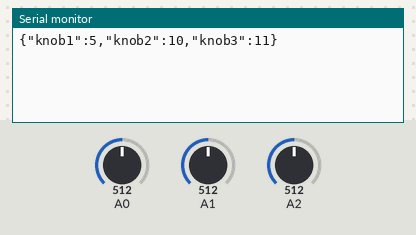
Simulated run of this sketch. Board: Arduino Uno, built with avr-gcc and run on an emulated ATmega328P. Parts: the last lines printed to the serial monitor. The test bench sets the inputs (shaded band); at power-on: A1 = 512, A2 = 512, A0 = 512.

Above: at 1.2 s.
1.3 s: A1 set to 716
At 2.2 s:
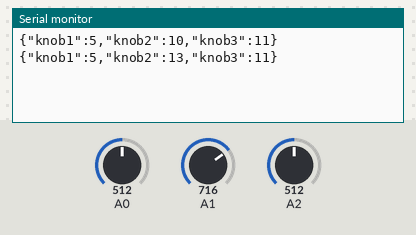
2.8 s: A2 set to 716
At 3.4 s:
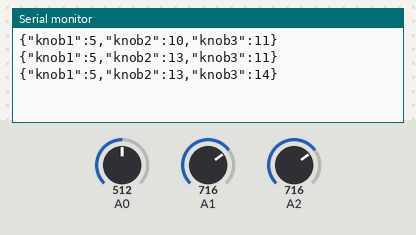
4.3 s: A0 set to 306
At 5.5 s:
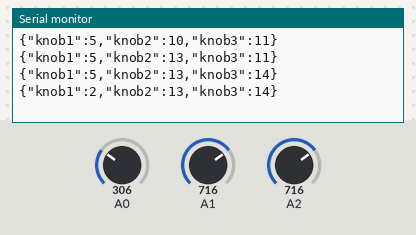
5.8 s: A1 set to 900
At 6.9 s:
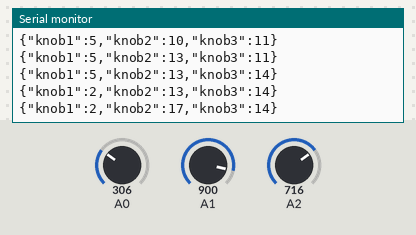
7.3 s: A2 set to 900
At 8.0 s:
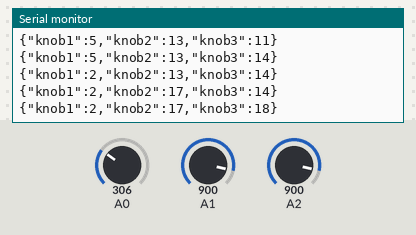
8.8 s: A0 set to 511
At 9.2 s:
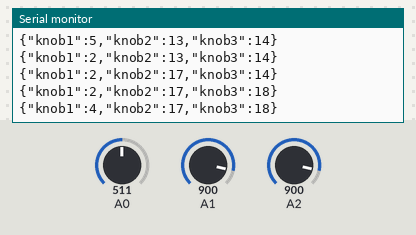
Timing chart, 0 to 11.3 s (numbered marks = the images above; inputs shaded):
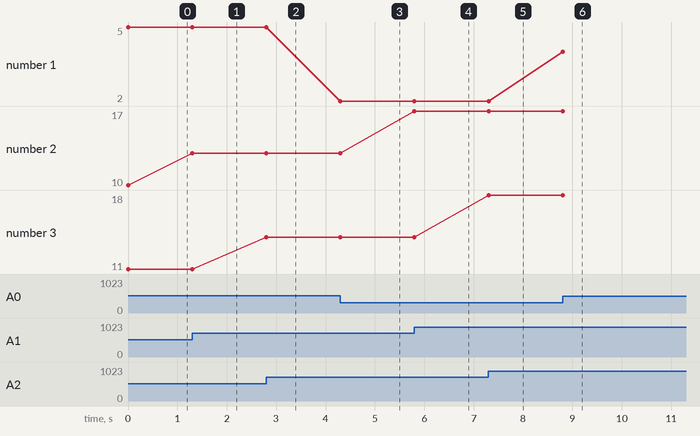

The sketch:

serial_assignment.ino
```cpp
//adding JSON library for Arduino
#include <Arduino_JSON.h>

// variables to hold previous knob states
int lastKnobState1 = 0;
int lastKnobState2 = 0;
int lastKnobState3 = 1;
// threshold of change for the knobs (range 0-100):
int threshold = 1;

// if the inputs have changed:
bool inputsChanged = false;
// a JSON object to hold the data to send:
JSONVar outgoing;

void setup() {
  // initialize serial and set input pin modes:
  Serial.begin(9600);

  // initialize value in JSON object:
  outgoing["knob1"] = 0;
  outgoing["knob2"] = 0;
  outgoing["knob3"] = 1;
}

void loop() {
  // read inputs from knobs and map if needed:
  int knobState1 = analogRead(A0);
  knobState1 = map(knobState1, 0, 1023, 0, 10);

  int knobState2 = analogRead(A1);
  knobState2 = map(knobState2, 0, 1023, 0, 20);

  int knobState3 = analogRead(A2);
  knobState3 = map(knobState3, 0, 1023, 1, 21);

  // if knob 1 has changed:
  if (abs(knobState1 - lastKnobState1) > threshold) {
    outgoing["knob1"] = knobState1;
    // save knob 1 state for comparison next time:
    lastKnobState1 = knobState1;
    // set change flag so serial will send:
    inputsChanged = true;
  }

  // if knob 2 has changed:
  if (abs(knobState2 - lastKnobState2) > threshold) {
    outgoing["knob2"] = knobState2;
    // save knob 2 state for comparison next time:
    lastKnobState2 = knobState2;
    // set change flag so serial will send:
    inputsChanged = true;
  }

  // if knob 3 has changed:
  if (abs(knobState3 - lastKnobState3) > threshold) {
    outgoing["knob3"] = knobState3;
    // save knob 3 state for comparison next time:
    lastKnobState3 = knobState3;
    // set change flag so serial will send:
    inputsChanged = true;
  }

  //serial print knob states if values have changed
  if (inputsChanged) {
    Serial.println(outgoing);
    inputsChanged = false;
  }
}
```

Measured:
- after the input at 1.3 s, the serial monitor: prints a new line at once (image 1)
- after the input at 2.8 s, the serial monitor: prints a new line at once (image 2)
- after the input at 4.3 s, the serial monitor: prints a new line at once (image 3)
- after the input at 5.8 s, the serial monitor: prints a new line at once (image 4)
- after the input at 7.3 s, the serial monitor: prints a new line at once (image 5)
- after the input at 8.8 s, the serial monitor: prints a new line at once (image 6)
- plotted number 1: 2 → 4 after the input at 8.8 s
- plotted number 2: 10 → 13 after the input at 1.3 s, 13 → 17 after the input at 5.8 s
